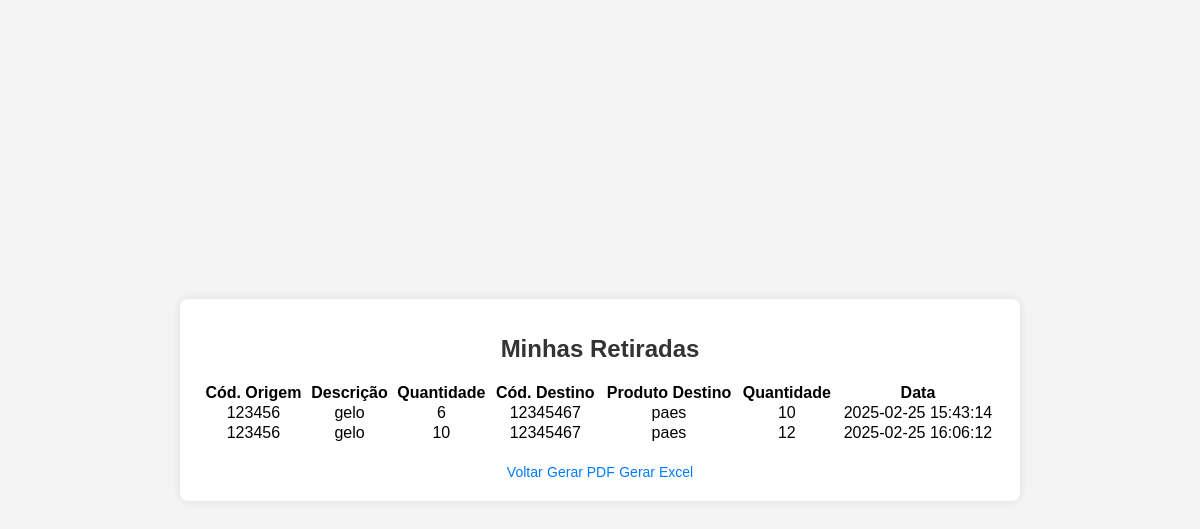
Page /minhas_retiradas (signed in) on the committed database.
### tables this page shows
CREATE TABLE retiradas
                 (id INTEGER PRIMARY KEY AUTOINCREMENT,
                  cod_origem TEXT NOT NULL,
                  desc_origem TEXT NOT NULL,
                  quant_origem INTEGER NOT NULL,
                  cod_destino TEXT NOT NULL,
                  prod_destino TEXT NOT NULL,
                  quant_destino INTEGER NOT NULL,
                  data TEXT NOT NULL,
                  user_id INTEGER NOT NULL,
                  FOREIGN KEY(user_id) REFERENCES users(id));

### app.py (the view)
    @app.route('/minhas_retiradas')
    def minhas_retiradas():
        if 'user_id' not in session:
            return redirect(url_for('login'))  # Redireciona para a página de login se não estiver logado
        conn = get_db_connection()
        retiradas = conn.execute('SELECT * FROM retiradas WHERE user_id = ?', (session['user_id'],)).fetchall()
        conn.close()
        return render_template('minhas_retiradas.html', retiradas=retiradas)

### templates/minhas_retiradas.html (shortened to what this page needs)
<!DOCTYPE html>
<html lang="pt-BR">
<head>
    <link rel="stylesheet" href="{{ url_for('static', filename='style.css') }}">
</head>
<body>
    <div class="container">
        <h1>Minhas Retiradas</h1>
        <table>
            <thead>
                <tr>
                    <th>Cód. Origem</th>
                    <th>Descrição</th>
                    <th>Quantidade</th>
                    <th>Cód. Destino</th>
                    <th>Produto Destino</th>
                    <th>Quantidade</th>
                    <th>Data</th>
                </tr>
            </thead>
            <tbody>
                {% for retirada in retiradas %}
                <tr>
                    <td>{{ retirada['cod_origem'] }}</td>
                    <td>{{ retirada['desc_origem'] }}</td>
                    <td>{{ retirada['quant_origem'] }}</td>
                    <td>{{ retirada['cod_destino'] }}</td>
                    <td>{{ retirada['prod_destino'] }}</td>
                    <td>{{ retirada['quant_destino'] }}</td>
                    <td>{{ retirada['data'] }}</td>
                </tr>
                {% endfor %}
            </tbody>
        </table>
        <div class="actions">
            <a href="{{ url_for('index') }}">Voltar</a>
            <a href="{{ url_for('gerar_pdf') }}">Gerar PDF</a>
            <a href="{{ url_for('gerar_excel') }}">Gerar Excel</a>
        </div>
    </div>
</body>
</html>

### static/style.css (style rules this page uses)
body { font-family: Arial, sans-serif; background-color: #f4f4f4; margin: 0; padding: 0; display: flex; justify-content: center; align-items: center; height: 100vh; }
.container { background-color: #fff; padding: 20px; border-radius: 8px; box-shadow: 0 0 10px rgba(0, 0, 0, 0.1); width: 80%; max-width: 800px; text-align: center; }
h1 { margin-bottom: 20px; font-size: 24px; color: #333; }
a { color: #007bff; text-decoration: none; font-size: 14px; }
table { width: 100%; border-collapse: collapse; margin-bottom: 20px; }
table, th, td { border }

### rows in the picture
retiradas: cod_origem "123456", desc_origem "gelo", quant_origem "6", cod_destino "12345467", prod_destino "paes", quant_destino "10", data "2025-02-25 15:43:14"
retiradas: cod_origem "123456", desc_origem "gelo", quant_origem "10", cod_destino "12345467", prod_destino "paes", quant_destino "12", data "2025-02-25 16:06:12"
